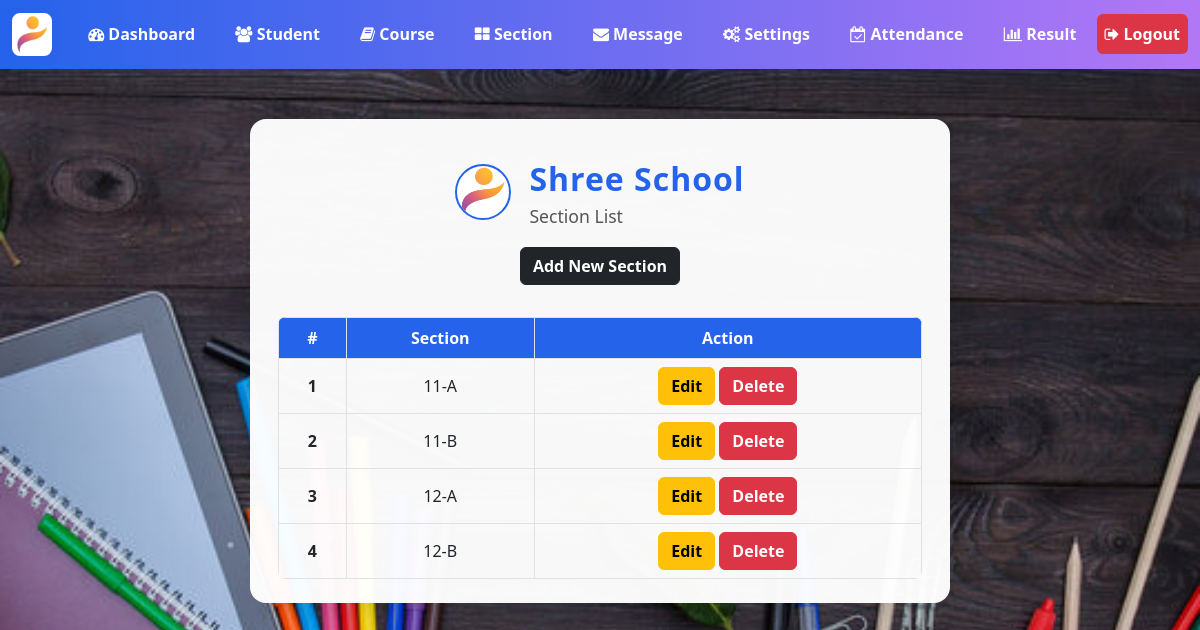
Screenshot of /admin/section.php (signed in) with the database file from the repository.
### tables this page shows
CREATE TABLE `section` (
  `section_id` int(11) NOT NULL,
  `section` varchar(7) NOT NULL
);

### admin/data/section.php (called while the page is built, shortened)
<?php
function getAllSections($conn){
   $sql = "SELECT * FROM section";
   $stmt = $conn->prepare($sql);
   $stmt->execute();
   if ($stmt->rowCount() >= 1) {
     $sections = $stmt->fetchAll();
     return $sections;
   }else {
    return 0;
   }
}

### admin/section.php (the view, shortened to what this page needs)
<?php
if (isset($_SESSION['admin_id']) &&
    isset($_SESSION['role'])) {
    if ($_SESSION['role'] == 'Admin') {
       include "../DB_connection.php";
       include "data/section.php";
       $sections = getAllSections($conn);
 ?>
<!DOCTYPE html>
<html lang="en">
<head>
    <link rel="stylesheet" href="https://cdn.jsdelivr.net/npm/bootstrap@5.2.0/dist/css/bootstrap.min.css">
    <link rel="stylesheet" href="../css/style.css">
    <link rel="stylesheet" href="https://cdnjs.cloudflare.com/ajax/libs/font-awesome/4.7.0/css/font-awesome.min.css">
</head>
<body>
    <?php
        include "inc/navbar.php";
        if ($sections != 0) {
     ?>
     <div class="section-card">
        <div class="school-header">
            <img src="../logo2.png" alt="Shree School Logo">
            <div>
                <div class="school-title">Shree School</div>
                <div style="font-size:1.1rem;color:#555;">Section List</div>
            </div>
        </div>
        <div class="text-center mb-3">
            <a href="section-add.php" class="btn btn-dark">Add New Section</a>
        </div>
        <div class="table-responsive">
            <table class="table table-bordered mt-3 n-table mx-auto">
                <thead>
                  <tr>
                    <th scope="col">#</th>
                    <th scope="col">Section</th>
                    <th scope="col">Action</th>
                  </tr>
                </thead>
                <tbody>
                  <?php $i = 0; foreach ($sections as $section ) {
                    $i++;  ?>
                  <tr>
                    <th scope="row"><?=$i?></th>
                    <td>
                      <?php
                          echo $section['section'];
                       ?>
                    </td>
                    <td>
                        <a href="section-edit.php?section_id=<?=$section['section_id']?>" class="btn btn-warning">Edit</a>
                        <a href="section-delete.php?section_id=<?=$section['section_id']?>" class="btn btn-danger">Delete</a>
                    </td>
                  </tr>
                <?php } ?>
                </tbody>
            </table>
        </div>
     </div>
     <?php } ?>
</body>
</html>
<?php
  }else {
    header("Location: ../login.php");
    exit;
  }
}else {
    header("Location: ../login.php");
    exit;
}
?>

### css/style.css (style rules this page uses)
.n-table { max-width: 800px; }

### admin/section.php (style rules this page uses)
body { background: url('../img/back.jpg') no-repeat center center fixed; background-size: cover; font-family: 'Segoe UI', Arial, sans-serif; }
.section-card { background: rgba(255,255,255,0.97); border-radius: 16px; box-shadow: 0 4px 24px rgba(0,0,0,0.10); padding: 36px 28px 24px 28px; max-width: 700px; margin: 50px auto 0 auto; }
.school-header { display: flex; align-items: center; justify-content: center; gap: 18px; margin-bottom: 18px; }
.school-header img { height: 56px; width: 56px; border-radius: 50%; border: 2px solid #2563eb; background: #fff; }
.school-title { font-size: 2rem; font-weight: 700; color: #2563eb; letter-spacing: 1px; }
.table thead th { background: #2563eb; color: #fff; text-align: center; }
.table td, .table th { text-align: center; vertical-align: middle; }
.table { border-radius: 8px; overflow: hidden; margin-bottom: 0; }
.btn-dark, .btn-warning, .btn-danger { font-weight: 600; }

### rows the page displays
section: section "11-A"
section: section "11-B"
section: section "12-A"
section: section "12-B"
